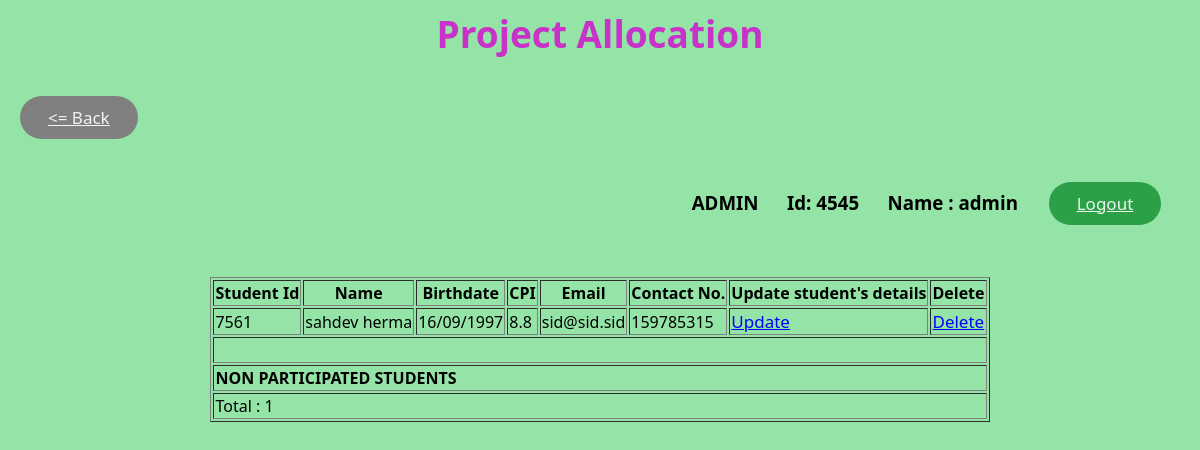
The page /admin/s/non_participated_student.php (signed in) on the database its author committed.
### tables this page shows
CREATE TABLE `students` (
  `student_id` int(6) UNSIGNED NOT NULL,
  `faculty` int(6) NOT NULL,
  `password` varchar(20) DEFAULT NULL,
  `cpi` float NOT NULL,
  `first_name` varchar(15) DEFAULT NULL,
  `last_name` varchar(15) DEFAULT NULL,
  `birthdate` varchar(10) NOT NULL,
  `participate` int(1) DEFAULT NULL,
  `leader` int(6) DEFAULT NULL,
  `allocated` int(1) DEFAULT NULL,
  `email` varchar(35) NOT NULL,
  `contact_no` varchar(13) NOT NULL
);

### admin/s/non_participated_student.php (the view, shortened to what this page needs)
<html>
    <head>
        <link rel="stylesheet" type="text/css" href="../../main.css">
    </head>
    <body>
        <h1 align="center">Project Allocation</h1>
        <h3 align="left"><a href="../student.php" class="back shadow"><= Back</a></h3>
        <h3 align="right"><?php if(isset($_SESSION['admin'])){echo 'ADMIN';}else{echo 'FACULTY';} ?>   &emsp;    Id: <?php echo $_SESSION['faculty']; ?>  &emsp;       Name : <?php echo $_SESSION['faculty_name']; ?>&emsp;<a href="../admin_logout.php" class="log_out shadow">Logout</a>&emsp;</h3>
        <br>
        <form>
            <table align="center" border="1">
                <tr>
                    <th>Student Id</th>
                    <th>Name</th>
                    <th>Birthdate</th>
                    <th>CPI</th>
                    <th>Email</th>
                    <th>Contact No.</th>
                    <th>Update student's details</th>
                    <th>Delete</th>
                </tr>
                <?php
                $count=0;
                    try{
                        $dbhandler=new PDO('mysql:host=127.0.0.1;dbname=project_db','root','');
                        $dbhandler->setAttribute(PDO::ATTR_ERRMODE, PDO::ERRMODE_EXCEPTION);
                        $sql='select * from students where participate=0';
                        $query=$dbhandler->query($sql);
                        while($r=$query->fetch())
                        {
                                echo '<tr>'
                                . '<td>'.$r['student_id'].'</td>'
                                . '<td>'.$r['first_name'].' '.$r['last_name'].'</td>'
                                . '<td>'.$r['birthdate'].'</td>'
                                . '<td>'.$r['cpi'].'</td>'
                                . '<td>'.$r['email'].'</td>'
                                . '<td>'.$r['contact_no'].'</td>'
                                . '<td><a href="update_student.php?id='.$r['student_id'].'">Update</a></td>'
                                . '<td><a href="delete_student_sql.php?id='.$r['student_id'].'">Delete</a></td>'
                                        .'</tr>';
                               $count++;
                        }
                    } catch (Exception $ex) {
                        echo 'hello! There is some error!';
                    }
                    echo '<tr>
                    <td colspan="8"><br></td>
                </tr>
                <tr>
                    <td colspan="8"><b>NON PARTICIPATED STUDENTS</b></td>
                </tr>
                <tr>
                    <td colspan="8">Total : '.$count.'</td>
                </tr>';
                ?>
            </table>
        </form>
    </body>
</html>

### main.css (style rules this page uses)
h1 { color: rgb(200,50,200); font-family: algerian,Segoe UI,Frutiger,Frutiger Linotype,Dejavu Sans; font-size: 37px; }
a { color: blue; font-size: 17px; }
.log_out { display: inline-block; -webkit-box-sizing: border-box; -moz-box-sizing: border-box; box-sizing: border-box; cursor: pointer; margin: 12px; padding: 10px 28px; border: none; -webkit-border-radius: 30px; border-radius: 30px; font-family: Segoe UI,Frutiger,Frutiger Linotype,Dejavu Sans,Helvetica Neue,Arial,sans-serif; font-size: 17px; font-style: normal; font-variant: normal; font-weight: 500; color: rgba(255,255,255,0.9); -o-text-overflow: clip; text-overflow: clip; background: #2ba046; }
.back { display: inline-block; -webkit-box-sizing: border-box; -moz-box-sizing: border-box; box-sizing: border-box; cursor: pointer; margin: 12px; padding: 10px 28px; border: none; -webkit-border-radius: 30px; border-radius: 30px; font-family: Segoe UI,Frutiger,Frutiger Linotype,Dejavu Sans,Helvetica Neue,Arial,sans-serif; font-size: 17px; font-style: normal; font-variant: normal; font-weight: 500; color: rgba(255,255,255,0.9); -o-text-overflow: clip; text-overflow: clip; background: grey; }

### rows shown on the page
students: student_id "7561", first_name "sahdev", last_name "herma", birthdate "16/09/1997", cpi "8.8", email "sid@sid.sid", contact_no "159785315"

### other values the page prints
$_SESSION['faculty'] "4545"
$_SESSION['faculty_name'] "admin"
$count "1"
